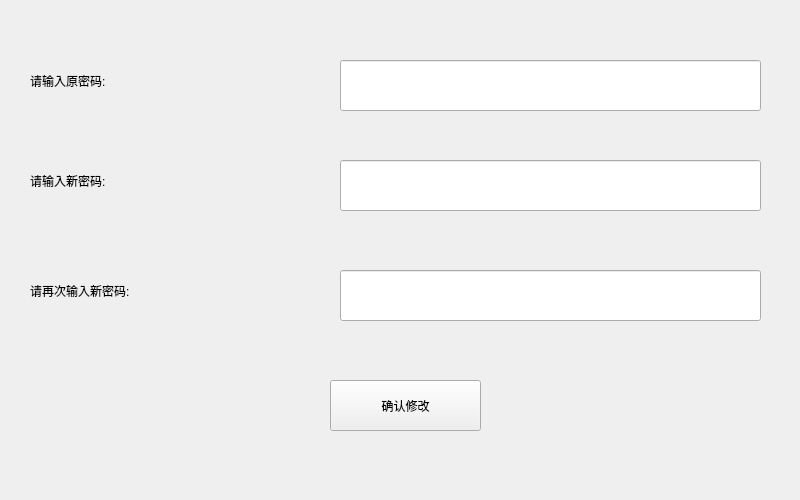
<?xml version="1.0" encoding="UTF-8"?>
<ui version="4.0">
 <class>change_password</class>
 <widget class="QWidget" name="change_password">
  <property name="geometry">
   <rect>
    <x>0</x>
    <y>0</y>
    <width>800</width>
    <height>500</height>
   </rect>
  </property>
  <property name="windowTitle">
   <string>修改密码</string>
  </property>
  <property name="styleSheet">
   <string notr="true">font: 16pt &quot;Arial&quot;;</string>
  </property>
  <widget class="QLabel" name="label">
   <property name="geometry">
    <rect>
     <x>30</x>
     <y>60</y>
     <width>341</width>
     <height>41</height>
    </rect>
   </property>
   <property name="text">
    <string>请输入原密码:</string>
   </property>
  </widget>
  <widget class="QLabel" name="label_2">
   <property name="geometry">
    <rect>
     <x>30</x>
     <y>160</y>
     <width>341</width>
     <height>41</height>
    </rect>
   </property>
   <property name="text">
    <string>请输入新密码:</string>
   </property>
  </widget>
  <widget class="QLabel" name="label_3">
   <property name="geometry">
    <rect>
     <x>30</x>
     <y>270</y>
     <width>341</width>
     <height>41</height>
    </rect>
   </property>
   <property name="text">
    <string>请再次输入新密码:</string>
   </property>
  </widget>
  <widget class="QLineEdit" name="password2">
   <property name="geometry">
    <rect>
     <x>340</x>
     <y>270</y>
     <width>421</width>
     <height>51</height>
    </rect>
   </property>
   <property name="maxLength">
    <number>20</number>
   </property>
   <property name="echoMode">
    <enum>QLineEdit::Password</enum>
   </property>
  </widget>
  <widget class="QPushButton" name="confirm">
   <property name="geometry">
    <rect>
     <x>330</x>
     <y>380</y>
     <width>151</width>
     <height>51</height>
    </rect>
   </property>
   <property name="text">
    <string>确认修改</string>
   </property>
  </widget>
  <widget class="QLineEdit" name="password">
   <property name="geometry">
    <rect>
     <x>340</x>
     <y>160</y>
     <width>421</width>
     <height>51</height>
    </rect>
   </property>
   <property name="maxLength">
    <number>20</number>
   </property>
   <property name="echoMode">
    <enum>QLineEdit::Password</enum>
   </property>
  </widget>
  <widget class="QLineEdit" name="old_password">
   <property name="geometry">
    <rect>
     <x>340</x>
     <y>60</y>
     <width>421</width>
     <height>51</height>
    </rect>
   </property>
   <property name="maxLength">
    <number>20</number>
   </property>
   <property name="echoMode">
    <enum>QLineEdit::Password</enum>
   </property>
  </widget>
 </widget>
 <resources/>
 <connections/>
</ui>
